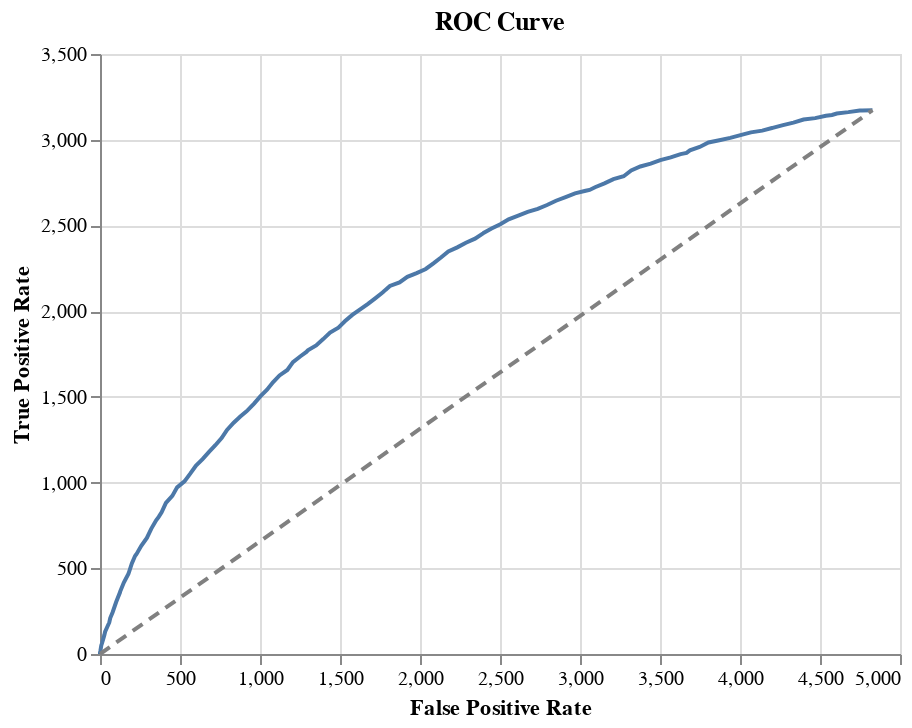

Source (notebook cell):
### Code cell
roc_curve_chart(project.id, top_model.id)
